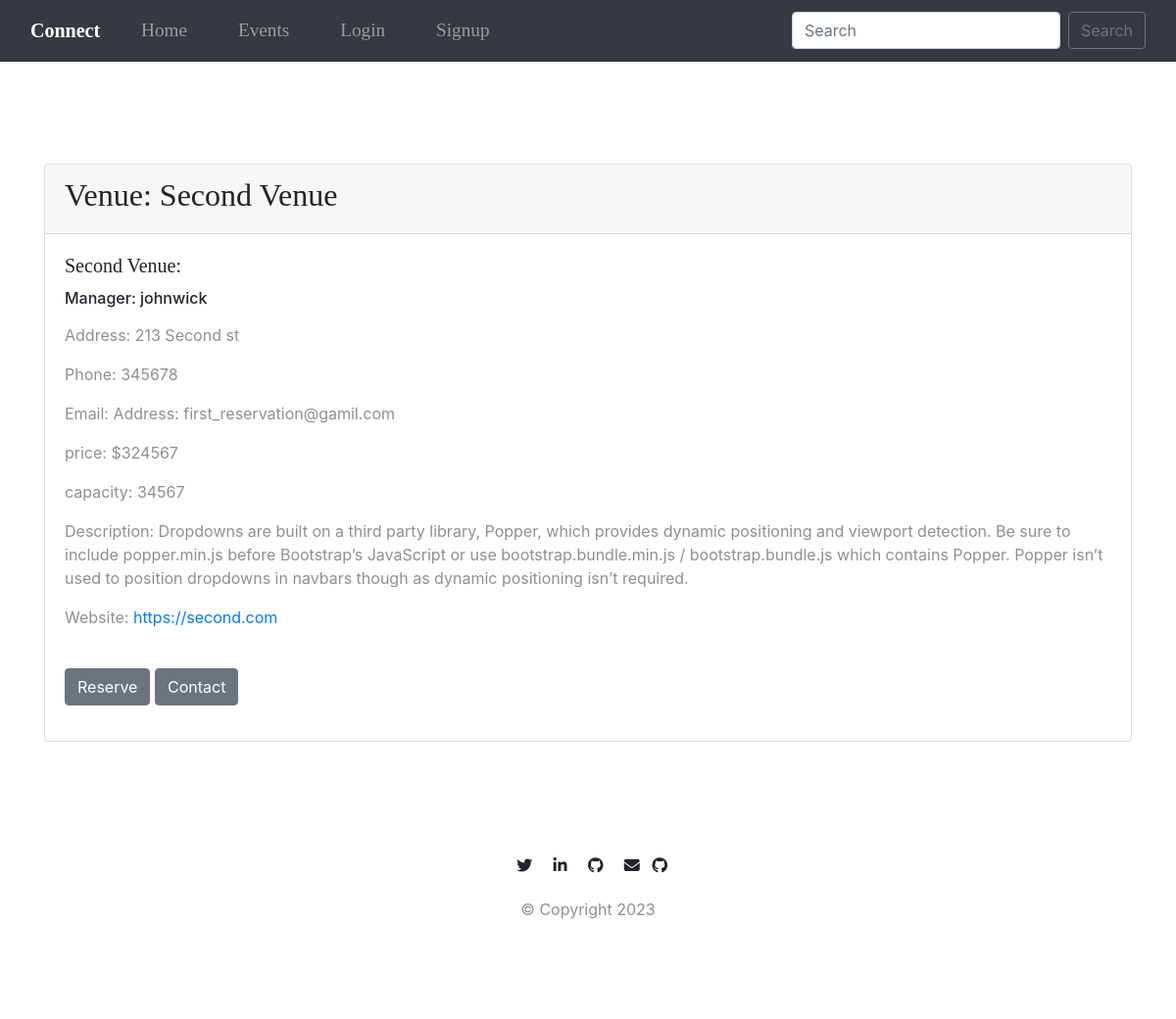
/venues/show_venue/2, run on the app's committed database.
### venue/models.py (models this page shows, shortened)
class Venue(models.Model):
	name = models.CharField('Venue Name', max_length=120)
	owner = models.ForeignKey(User, blank=True, null=True, on_delete=models.CASCADE,related_name='owned_venues')
	address = models.CharField(max_length=300)
	slug = models.SlugField('Series slug', null=True, blank=True, unique=True)
	zip_code = models.CharField('Zip Code', max_length=15)
	phone = models.CharField('Contact Phone', max_length=25, blank=True)
	web = models.URLField('Website Address', blank=True)
	descriptions = models.TextField(blank=True, null=True)
	email_address = models.EmailField('Email Address', max_length=40, blank=True)
	price = models.PositiveIntegerField(default=0)
	capacity = models.PositiveIntegerField(blank=True, null=True)
	picture = models.ImageField(upload_to=upload_image_to,default=random_default_picture, blank=True)
	def __str__(self):
		return self.name
	class Meta:
		ordering = ['name']
		unique_together = ['name','owner']

### accounts/models.py (models this page shows)
class CustomUser(AbstractUser):
	STATUS = (
	    ('regular', 'regular'),
	    ('moderator', 'moderator'),
	)
	email = models.EmailField(unique=True)
	status = models.CharField(max_length=100, choices=STATUS, default='regular')
	def __str__(self):
	    return self.username

### venue/views.py (the view)
# urls.py: path('show_venue/<int:venue_id>', views.show_venue, name='show-venue'),
def show_venue(request,venue_id):
	venue = get_object_or_404(Venue, id=venue_id)
	return render(request,'venue/show_venue.html',{"venue":venue})

### venue/templates/venue/show_venue.html
{%extends "events/base.html" %}
{% block content%}
		<h1>Venue</h1><br>
<div class="card">
  <div class="card-header">
	 <h2> Venue: {{venue}}</h2>
  </div>
  <div class="card-body">
    <h5 class="card-title">{{venue}}:</h5>
    <h6 class="card-title">Manager: {{venue.owner}}</h6>
    <p class="card-text">
    	<p>Address: {{venue.address}}</p>
		<p>Phone: {{venue.phone}}</p>
		<p>Email: Address: {{venue.email_address}}</p>
		<p>price: ${{venue.price}}</p>
		<p>capacity: {{venue.capacity}}</p>
		<p>Description: {{ venue.descriptions }}</p>
		<p>Website: <a href="{% url 'venues:show-venue' venue_id=venue.id %}"> {{venue.web}}</a></p><br/>
		{% if user == venue.owner %}
		<a href="{% url 'venues:update-venue'  venue_id=venue.id %}" class='btn btn-md btn-outline-secondary'> Edit </a>
		<a href="{% url 'venues:delete-venue'  venue_id=venue.id %}" class='btn btn-md btn-outline-danger'>Delete</a>
		{% else %}
		<a href="{%url 'reservation:reservation-form' venue_id=venue.id%}" class='btn btn-secondary'>Reserve</a>
		<a href="{%url 'chat_app:chat'  username=venue.owner.username %}" class='btn btn-secondary'>Contact</a>
		{%endif%}
	</p>
  </div>
</div>
{%endblock%}

### static/css/index.css (style rules this page uses)
body { font-family:Montserrat; }
h1,h2,h3,h4,h5 { font-family: Montserrat-Bold }
h1 { font-weight: Bold; size: 3.5rem; line-height: 1.5; color: white; }
h2 { font-size: 3rem; line-height: 1.5; }
p { color: #8f8f8f; }

### static/css/styles.css (style rules this page uses)
html, body { height: 100%; }

### data on the page
Venue: name "Second Venue", owner "johnwick", address "213 Second st", phone "345678", email_address "first_reservation@gamil.com", price "324567", capacity "34567", descriptions "Dropdowns are built on a third party library, Popper, which provides dynamic positioning and viewport detection. Be sure to include popper.min.js before Bootstrap’s JavaScript or use bootstrap.bundle.min.js / bootstrap.bundle.js which contains Popper. Popper isn’t used to position dropdowns in navbars though as dynamic positioning isn’t required.", web "https://second.com"
